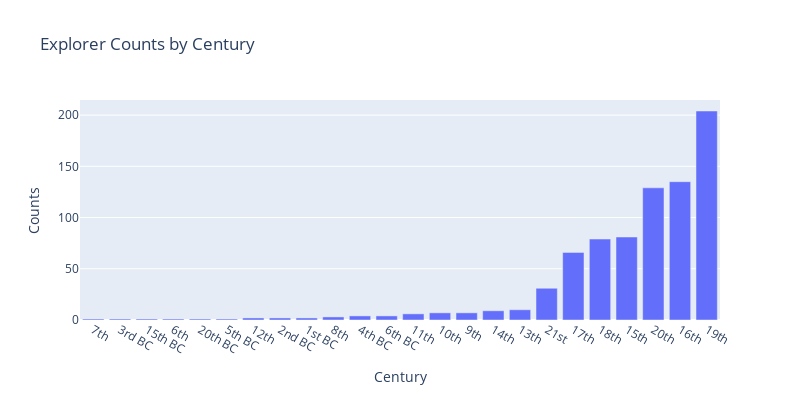

Source (notebook cell):
### Code cell
# create dataframe for century counts
century_counts = data['century'].value_counts(ascending=True).to_frame("Count").reset_index()
# show interative barchart by Number of explorer for each century
px.bar(
    century_counts, x="index", y="Count", 
    labels=dict(Count="Counts", index="Century"), 
    width=800, height=400, title="Explorer Counts by Century"
)

### Figure 1 — Plotly figure (JSON) as saved in the notebook; plotly's stock layout.template omitted (floating-point values rounded to 4 significant figures)
{"data": [{"alignmentgroup": "True", "hovertemplate": "Century=%{x}<br>Counts=%{y}<extra></extra>", "legendgroup": "", "marker": {"color": "#636efa"}, "name": "", "offsetgroup": "", "orientation": "v", "showlegend": false, "textposition": "auto", "type": "bar", "x": ["7th", "3rd BC", "15th BC", "6th", "20th BC", "5th BC", "12th", "2nd BC", "1st BC", "8th", "4th BC", "6th BC", "11th", "10th", "9th", "14th", "13th", "21st", "17th", "18th", "15th", "20th", "16th", "19th"], "xaxis": "x", "y": [1, 1, 1, 1, 1, 1, 2, 2, 2, 3, 4, 4, 6, 7, 7, 9, 10, 31, 66, 79, 81, 129, 135, 204], "yaxis": "y"}], "layout": {"barmode": "relative", "height": 400, "legend": {"tracegroupgap": 0}, "title": {"text": "Explorer Counts by Century"}, "width": 800, "xaxis": {"anchor": "y", "autorange": true, "domain": [0, 1], "range": [-0.5, 23.5], "title": {"text": "Century"}, "type": "category"}, "yaxis": {"anchor": "x", "autorange": true, "domain": [0, 1], "range": [0, 214.7], "title": {"text": "Counts"}, "type": "linear"}}}
